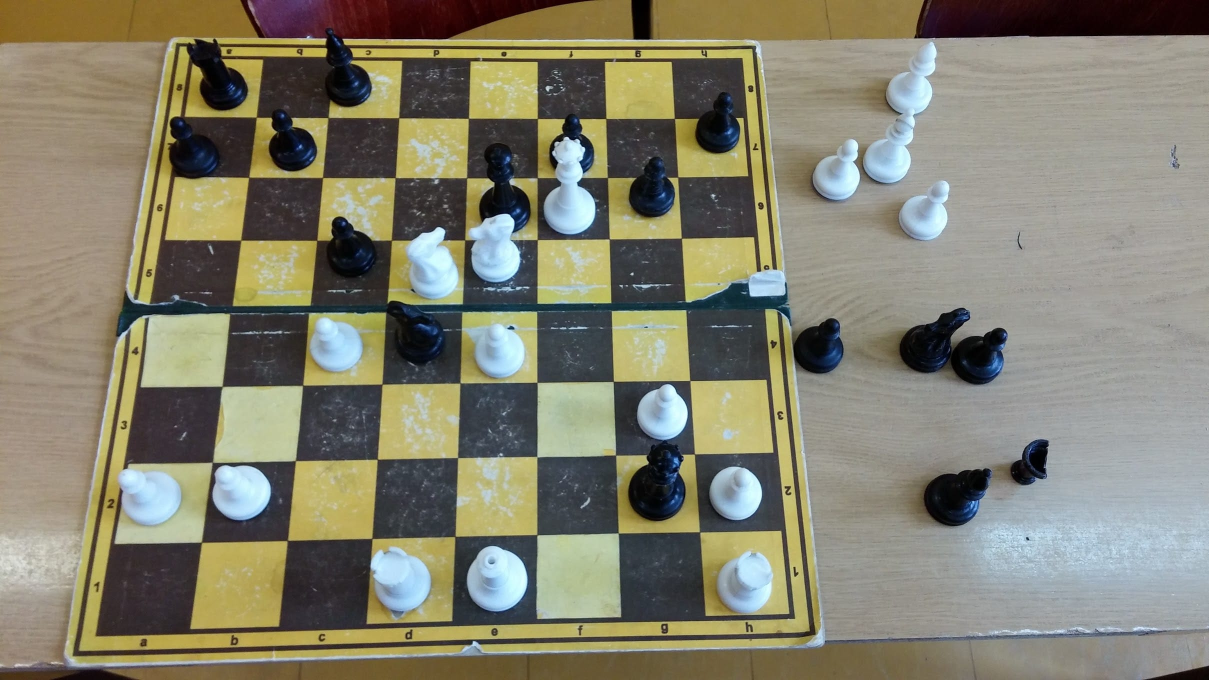
#> input picture neural-chessboard/test/in/1.jpg, 2418 x 1360 px (shown at 1/2 size); its folder holds only this picture in this run
$ python -i slid.py   (imports and definitions only)
#> lines starting #> are read from the running program, lines starting #| are printed output that depends on the picture
### neural-chessboard/debug.py
from config import *
from random import randint
from copy import copy

import numpy as np
import cv2;

load = cv2.imread
save = cv2.imwrite


################################################################################

def lines(img, lines, color=(0, 0, 255), size=2):
    """draw lines"""
    for a, b in lines:
        cv2.line(img, tuple(a), tuple(b), color, size)
    return img


# [5 lines left out: function points, not called in this run]


def color():
    return randint(0, 255), randint(0, 255), randint(0, 255)


################################################################################

counter = 0


class ImageDebug(object):
    img = object

    def __init__(self, img):
        if isinstance(img, tuple):
            img = np.zeros((img[0], img[1], 3), np.uint8)
        if len(img.shape) < 3:
            img = cv2.cvtColor(img, cv2.COLOR_GRAY2RGB)
        self.img = copy(img)

    def lines(self, _lines, color=(0, 0, 255), size=2):
        self.img = lines(self.img, _lines, color=color, size=size)
        return self

    def points(self, _points, color=(0, 0, 255), size=10):
        self.img = points(self.img, _points, color=color, size=size)
        return self

    def save(self, filename, prefix=True):
        global counter
        counter += 1
        if prefix:
            __prefix = "__debug_" + "%04d" % int(counter) + "_"
        else:
            __prefix = ""
        if NC_DEBUG:
            save("test/steps/" + __prefix + filename + ".jpg", self.img)


image = ImageDebug

### neural-chessboard/utils.py
import cv2
import functools
import math
import numpy as np
import os
import re
import sys
from copy import copy
from time import time

from config import *

na = np.array

################################################################################

#rows, columns = os.popen('stty size', 'r').read().split()
__strip_ansi_re = re.compile(r"""
    \x1b     # literal ESC
    \[       # literal [
    [;\d]*   # zero or more digits or semicolons
    [A-Za-z] # a letter
    """, re.VERBOSE).sub


def __strip_ansi(s):
    return __strip_ansi_re("", s)


################################################################################

def clock():
    global NC_CLOCK
    return "(%8s)s" % round((time() - NC_CLOCK), 3)


def reset(): global NC_CLOCK; NC_CLOCK = time()


def warn(msg): print("\x1b[0;33;40m warn: \x1b[4;33;40m" + msg + "\x1b[0m")


def errn(msg): print("\n\x1b[0;37;41m errn: " + msg + "\x1b[0m\n"); sys.exit(1)


def head(msg): return "\x1b[5;30;43m " + msg + " \x1b[0m"


def call(msg): return "--> \x1b[5;31;40m@" + msg + "\x1b[0m"


def ribb(*msg, sep='-'):
    msg = ' '.join(msg)
    return msg + sep * int(int(columns) - len(__strip_ansi(msg)))


################################################################################

# [40 lines left out: functions image_scale, image_resize, image_transform, not called in this run]


class ImageObject(object):
    images = {}
    scale = 1
    shape = (0, 0)

    # [6 lines left out: function __init__, not called in this run]

    def __getitem__(self, attr):
        """return image as array"""
        return self.images[attr]

    def __setitem__(self, attr, val):
        """save image to object"""
        self.images[attr] = val

    # [5 lines left out: function crop, not called in this run]

### neural-chessboard/slid.py
import collections
import math

import cv2
import debug
import numpy as np
import utils
from config import *

na = np.array

"""
NC_SLID_CLAHE = [[3,   (2, 6),    5], # @1
		         [3,   (6, 2),    5], # @2
				 [0,   (0, 0),    0]] # EE
"""

"""
NC_SLID_CLAHE = [[4,   (2, 5),    5], # @1
		         [4,   (5, 2),    5], # @2
				 #[1,   (2, 2),   15], # @3
				 [0,   (0, 0),    0]] # EE
"""

"""
NC_SLID_CLAHE = [[2,   (1, 5),    5], # @1
		         [2,   (5, 1),    5], # @2
				 #[1,   (2, 2),   15], # @3
				 [0,   (0, 0),    0]] # EE
"""

"""
NC_SLID_CLAHE = [[3,   (2, 8),    5], # @1
		         [3,   (8, 2),    5], # @2
				 [5,   (4, 4),    5], # @3
				 [0,   (0, 0),    0]] # EE
"""

# 7???
# 4???
NC_SLID_CLAHE = [[3, (2, 6), 5],  # @1
                 [3, (6, 2), 5],  # @2
                 [5, (3, 3), 5],  # @3
                 [0, (0, 0), 0]]  # EE


################################################################################

def slid_canny(img, sigma=0.25):
    """apply Canny edge detector (automatic thresh)"""
    v = np.median(img)
    img = cv2.medianBlur(img, 5)
    img = cv2.GaussianBlur(img, (7, 7), 2)
    lower = int(max(0, (1.0 - sigma) * v))
    upper = int(min(255, (1.0 + sigma) * v))
    return cv2.Canny(img, lower, upper)


def slid_detector(img, alfa=150, beta=2):
    """detect lines using Hough algorithm"""
    __lines, lines = [], cv2.HoughLinesP(img, rho=1, theta=np.pi / 360 * beta,
                                         threshold=40, minLineLength=50, maxLineGap=15)  # [40, 40, 10]
    if lines is None:
        return []
    for line in np.reshape(lines, (-1, 4)):
        __lines += [[[int(line[0]), int(line[1])],
                     [int(line[2]), int(line[3])]]]
    return __lines


def slid_clahe(img, limit=2, grid=(3, 3), iters=5):
    """repair using CLAHE algorithm (adaptive histogram equalization)"""
    img = cv2.cvtColor(img, cv2.COLOR_BGR2GRAY)
    for i in range(iters):
        img = cv2.createCLAHE(clipLimit=limit, tileGridSize=grid).apply(img)
    debug.image(img).save("slid_clahe_@1")
    if limit != 0:
        kernel = np.ones((10, 10), np.uint8)
        img = cv2.morphologyEx(img, cv2.MORPH_CLOSE, kernel)
        debug.image(img).save("slid_clahe_@2")
    return img


################################################################################

def pSLID(img, thresh=150):
    """find all lines using different settings"""
    print(utils.call("pSLID(img)"))
    segments = []
    i = 0
    for key, arr in enumerate(NC_SLID_CLAHE):
        tmp = slid_clahe(img, limit=arr[0], grid=arr[1], iters=arr[2])
        __segments = list(slid_detector(slid_canny(tmp), thresh))
        segments += __segments
        i += 1
        print("FILTER: {} {} : {}".format(i, arr, len(__segments)))
        debug.image(slid_canny(tmp)).lines(__segments).save("pslid_F%d" % i)
    return segments


all_points = []


# [146 lines left out: functions SLID, slid_tendency, not called in this run]

>>> import cv2
>>> picture = cv2.imread('test/in/1.jpg')
#> picture is the input picture: shape (1360, 2418, 3); mean B, G, R 110.4, 128.5, 131.1
>>> result = pSLID(picture)
#> the loop in pSLID, `for key, arr in enumerate(NC_SLID_CLAHE):` made 4 passes
#> (printed output is left out)
#> pass 1, in slid_clahe, `img = cv2.cvtColor(img, cv2.COLOR_BGR2GRAY)`:
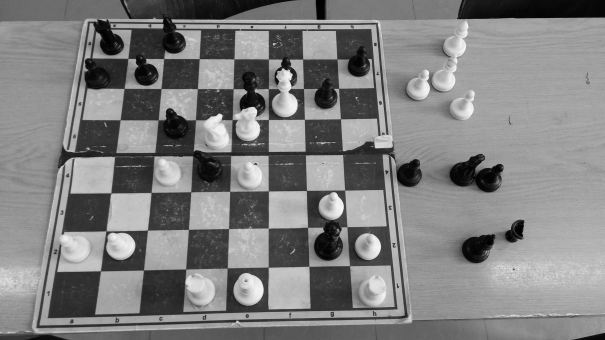
#> img: shape (1360, 2418) (shown at 1/4 size); min 0, max 251, mean 127.2
#> pass 1, in __init__, `img = cv2.cvtColor(img, cv2.COLOR_GRAY2RGB)`:
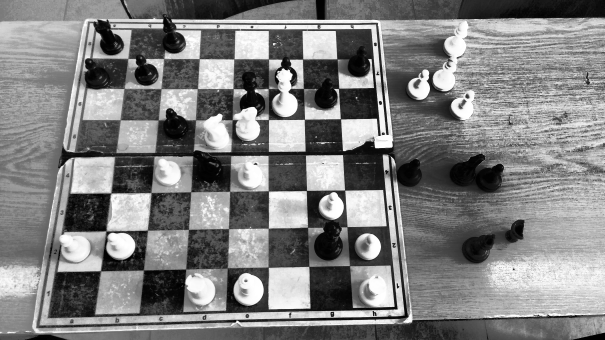
#> img: shape (1360, 2418, 3) (shown at 1/4 size); min 0, max 255, mean 128.1
#> pass 1, in slid_clahe, `img = cv2.morphologyEx(img, cv2.MORPH_CLOSE, kernel)`:
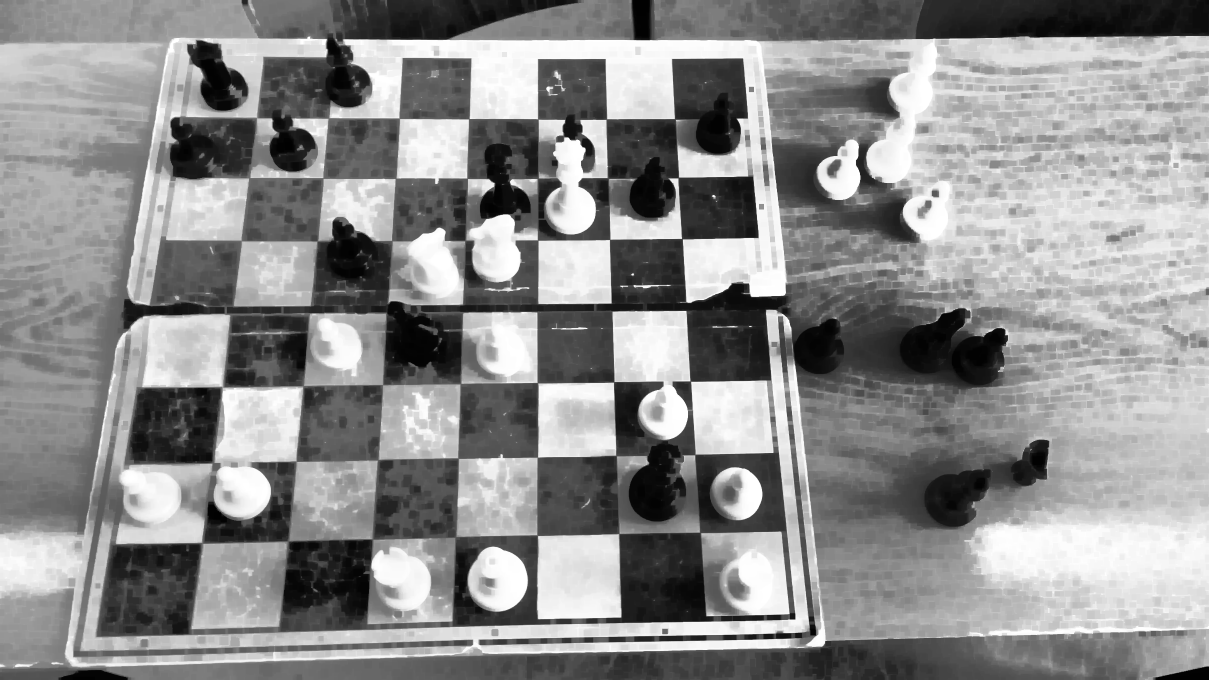
#> img: shape (1360, 2418) (shown at 1/2 size); min 1, max 255, mean 141.7
#> after the loop in pSLID, `for key, arr in enumerate(NC_SLID_CLAHE):`: i = 4
#> result = 824 items

$ run again, on neural-chessboard/test/in/10.jpg
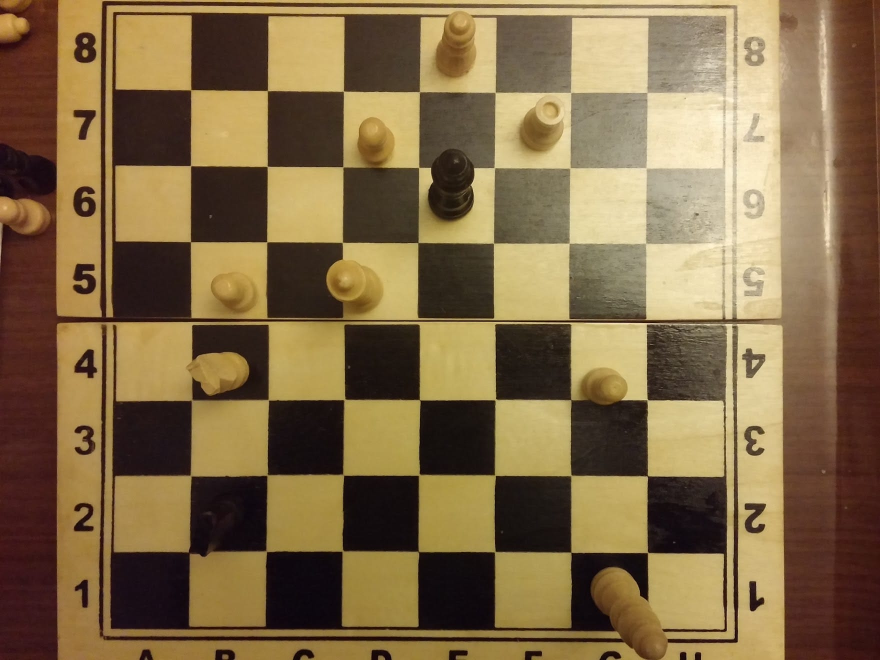
#> input picture neural-chessboard/test/in/10.jpg, 1760 x 1320 px (shown at 1/2 size)
#> picture is the input picture: shape (1320, 1760, 3); mean B, G, R 71.5, 107.2, 130
#> the loop in pSLID, `for key, arr in enumerate(NC_SLID_CLAHE):` made 4 passes
#> (printed output is left out)
#> pass 1, in slid_clahe, `img = cv2.cvtColor(img, cv2.COLOR_BGR2GRAY)`:
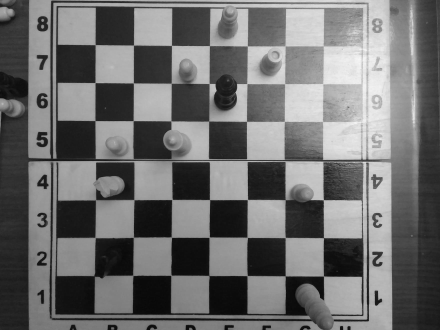
#> img: shape (1320, 1760) (shown at 1/4 size); min 2, max 249, mean 110
#> pass 1, in slid_clahe, `img = cv2.morphologyEx(img, cv2.MORPH_CLOSE, kernel)`:
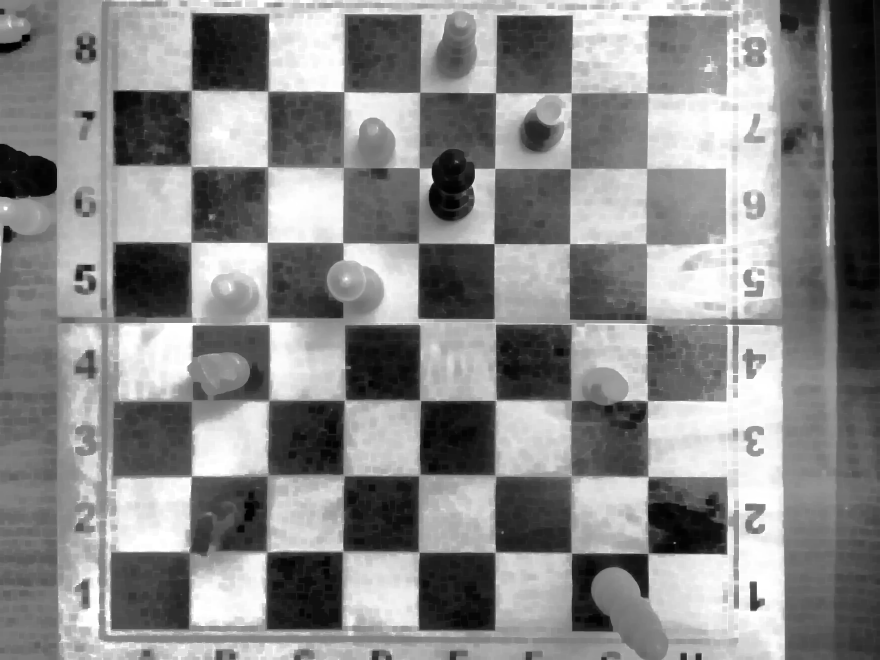
#> img: shape (1320, 1760) (shown at 1/2 size); min 1, max 255, mean 137.3
#> after the loop in pSLID, `for key, arr in enumerate(NC_SLID_CLAHE):`: i = 4
#> result = 619 items

$ run again, on neural-chessboard/test/in/11.jpg
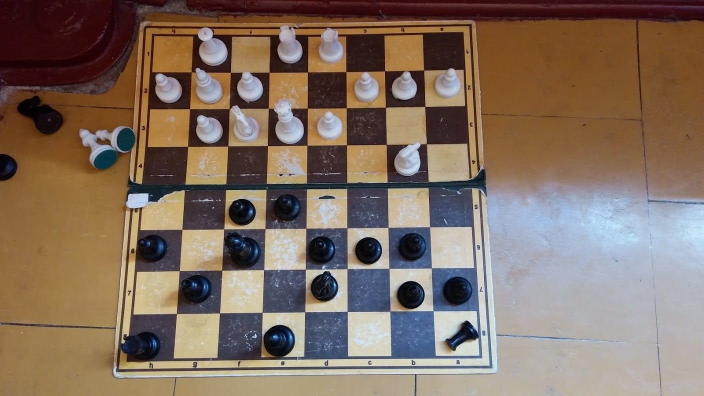
#> input picture neural-chessboard/test/in/11.jpg, 1408 x 792 px (shown at 1/2 size)
#> picture is the input picture: shape (792, 1408, 3); mean B, G, R 97.2, 111.1, 129.7
#> the loop in pSLID, `for key, arr in enumerate(NC_SLID_CLAHE):` made 4 passes
#> (printed output is left out)
#> pass 1, in slid_clahe, `img = cv2.cvtColor(img, cv2.COLOR_BGR2GRAY)`:
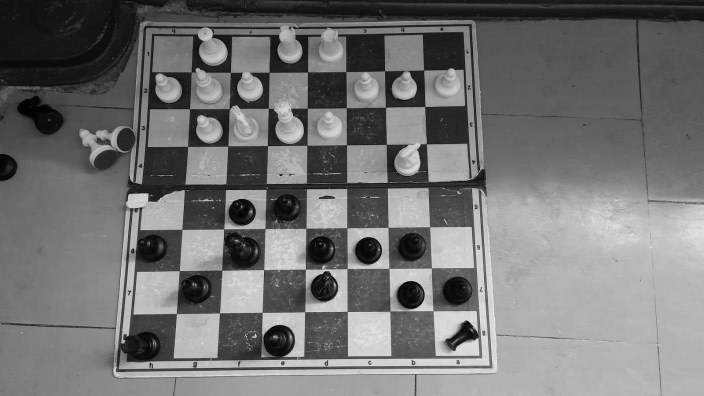
#> img: shape (792, 1408) (shown at 1/2 size); min 0, max 254, mean 115.1
#> pass 1, in slid_clahe, `img = cv2.morphologyEx(img, cv2.MORPH_CLOSE, kernel)`:
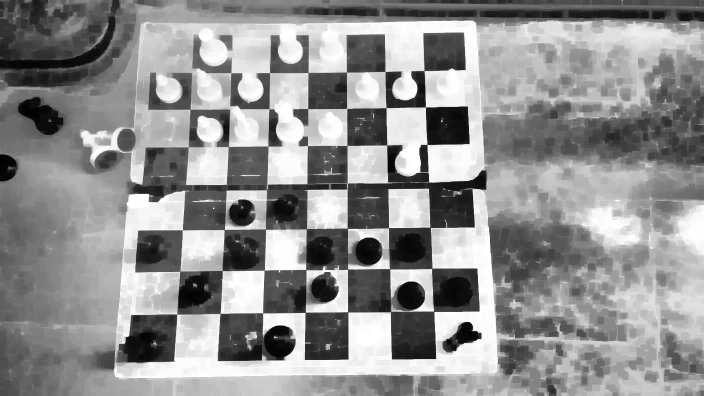
#> img: shape (792, 1408) (shown at 1/2 size); min 1, max 255, mean 144.4
#> after the loop in pSLID, `for key, arr in enumerate(NC_SLID_CLAHE):`: i = 4
#> result = 409 items
